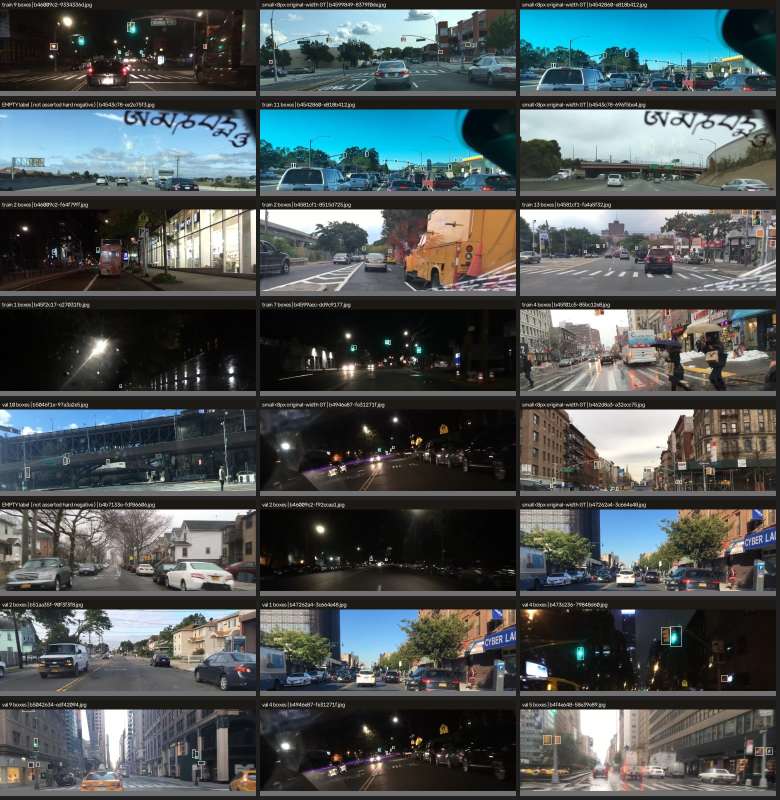
#> input picture research/b05l_specialist/reports/assets/B05L/dataset_audit_samples.jpg, 1560 x 1600 px (shown at 1/2 size)
$ python -i traffic_light_tracking.py   (imports and definitions only)
#> lines starting #> are read from the running program, lines starting #| are printed output that depends on the picture
"""B-05E low-rate traffic-light detection with tracked high-rate colour.

Detection supplies a physical light at ~1 Hz.  Between detections a small LK
optical-flow tracker updates the ROI on every real video frame, and the colour
classifier observes that tracked ROI.  The track does not pretend an old bbox
is a new detection: detection and colour have separate ages and TTLs.
"""
from __future__ import annotations

from dataclasses import dataclass
from typing import Any

import cv2
import numpy as np

from .traffic_light import TrafficLightState

DEFAULT_DETECTION_TTL_MS = 1200
DEFAULT_COLOR_TTL_MS = 500
CONFIRM_UPDATES = 2
MIN_TRACK_IOU = 0.30
MIN_CONFIDENCE = 0.25
COLOR_RATIO_THRESHOLD = 0.06


# [20 lines left out: functions _bbox, _iou, not called in this run]


@dataclass(frozen=True)
class LampColor:
    color: TrafficLightState
    confidence: float
    glow_ratio: float
    valid: bool


# [85 lines left out: functions classify_lamp_color, track_bbox_lk, not called in this run]


@dataclass
class TrafficLightTrack:
    track_id: int
    bbox: tuple[float, float, float, float]
    detection_confidence: float
    detection_frame_id: int
    detection_timestamp_ns: int
    color: TrafficLightState = TrafficLightState.UNKNOWN
    color_confidence: float = 0.0
    candidate: TrafficLightState = TrafficLightState.UNKNOWN
    candidate_count: int = 0
    color_frame_id: int = 0
    color_timestamp_ns: int = 0
    last_track_frame_id: int = 0
    track_valid: bool = True
    lost: bool = False

    # [21 lines left out: function observe_color, not called in this run]


class TrafficLightTracker:
    """Low-rate detection + per-frame ROI tracking + colour evidence.

    ``update_detections`` is called at Specialist cadence.  ``update_frame`` is
    called for every new real video frame.  Duplicate/out-of-order frame ids and
    generation changes never refresh age or colour evidence.
    """

    def __init__(self, detection_ttl_ms: int = DEFAULT_DETECTION_TTL_MS,
                 color_ttl_ms: int = DEFAULT_COLOR_TTL_MS,
                 confirm_updates: int = CONFIRM_UPDATES, ttl_ms: int | None = None):
        self.detection_ttl_ms = max(1, int(ttl_ms if ttl_ms is not None else detection_ttl_ms))
        self.color_ttl_ms = max(1, int(color_ttl_ms))
        self.confirm_updates = max(1, int(confirm_updates))
        self._tracks: list[TrafficLightTrack] = []
        self._next_id = 1
        self._last_frame_id = -1
        self._last_timestamp_ns = -1
        self._generation = None
        self._prev_gray = None
        self._prev_frame_id = -1

    # [7 lines left out: function reset, not called in this run]

    def _begin_frame(self, frame_id: int, timestamp_ns: int, generation) -> bool:
        if generation is not None and self._generation is not None and generation != self._generation:
            self.reset()
        self._generation = generation
        if frame_id <= self._last_frame_id or timestamp_ns <= self._last_timestamp_ns:
            return False
        self._last_frame_id = int(frame_id)
        self._last_timestamp_ns = int(timestamp_ns)
        return True

    # [7 lines left out: function _match, not called in this run]

    def _prune(self, timestamp_ns):
        cutoff = timestamp_ns - self.detection_ttl_ms * 1_000_000
        self._tracks = [t for t in self._tracks if t.detection_timestamp_ns >= cutoff]

    def _records(self, timestamp_ns):
        records = []
        for track in self._tracks:
            detection_age = max(0.0, (timestamp_ns - track.detection_timestamp_ns) / 1_000_000)
            color_age = ((timestamp_ns - track.color_timestamp_ns) / 1_000_000
                         if track.color_timestamp_ns else 1e9)
            color_valid = (track.track_valid and not track.lost
                           and track.color != TrafficLightState.UNKNOWN
                           and color_age <= self.color_ttl_ms)
            detection_valid = detection_age <= self.detection_ttl_ms and not track.lost
            records.append({
                "source_frame_id": track.last_track_frame_id or track.detection_frame_id,
                "timestamp_ns": int(track.color_timestamp_ns or track.detection_timestamp_ns),
                "bbox": [round(float(v), 3) for v in track.bbox],
                "confidence": round(float(track.detection_confidence), 4),
                "color": track.color.value,
                "color_confidence": round(float(track.color_confidence), 4),
                "valid": bool(color_valid),
                "track_valid": bool(track.track_valid and not track.lost),
                "color_valid": bool(color_valid),
                "ttl_ms": self.detection_ttl_ms,
                "color_ttl_ms": self.color_ttl_ms,
                "detection_frame_id": track.detection_frame_id,
                "color_frame_id": track.color_frame_id,
                "detection_age_ms": round(detection_age, 1),
                "color_age_ms": round(color_age, 1),
                "detection_valid": bool(detection_valid),
                "track_id": track.track_id,
            })
        return records

    # [43 lines left out: function update_detections, not called in this run]

    def update_frame(self, frame, *, source_id="", source_frame_id=0,
                     timestamp_ns=0, generation=None):
        if not self._begin_frame(source_frame_id, timestamp_ns, generation):
            return []
        gray = cv2.cvtColor(frame, cv2.COLOR_BGR2GRAY)
        for track in self._tracks:
            if track.last_track_frame_id == source_frame_id:
                continue
            shifted = track_bbox_lk(self._prev_gray, gray, track.bbox)
            if shifted is None:
                track.track_valid = False
                track.lost = True
                track.color = TrafficLightState.UNKNOWN
                track.color_confidence = 0.0
                track.candidate = TrafficLightState.UNKNOWN
                track.candidate_count = 0
                track.color_frame_id = 0
                track.color_timestamp_ns = 0
                continue
            track.bbox = shifted
            track.last_track_frame_id = int(source_frame_id)
            track.track_valid = True
            track.lost = False
            observation = classify_lamp_color(frame, shifted)
            track.observe_color(observation, source_frame_id, timestamp_ns, self.confirm_updates)
        self._prune(timestamp_ns)
        self._prev_gray = gray
        self._prev_frame_id = int(source_frame_id)
        return self._records(timestamp_ns)

    # [12 lines left out: functions current, update, not called in this run]

>>> import cv2
>>> picture = cv2.imread('../research/b05l_specialist/reports/assets/B05L/dataset_audit_samples.jpg')
#> picture is the input picture: shape (1600, 1560, 3); mean B, G, R 84.6, 83.9, 76.2
>>> result = TrafficLightTracker().update_frame(picture)
#> in update_frame, `gray = cv2.cvtColor(frame, cv2.COLOR_BGR2GRAY)`:
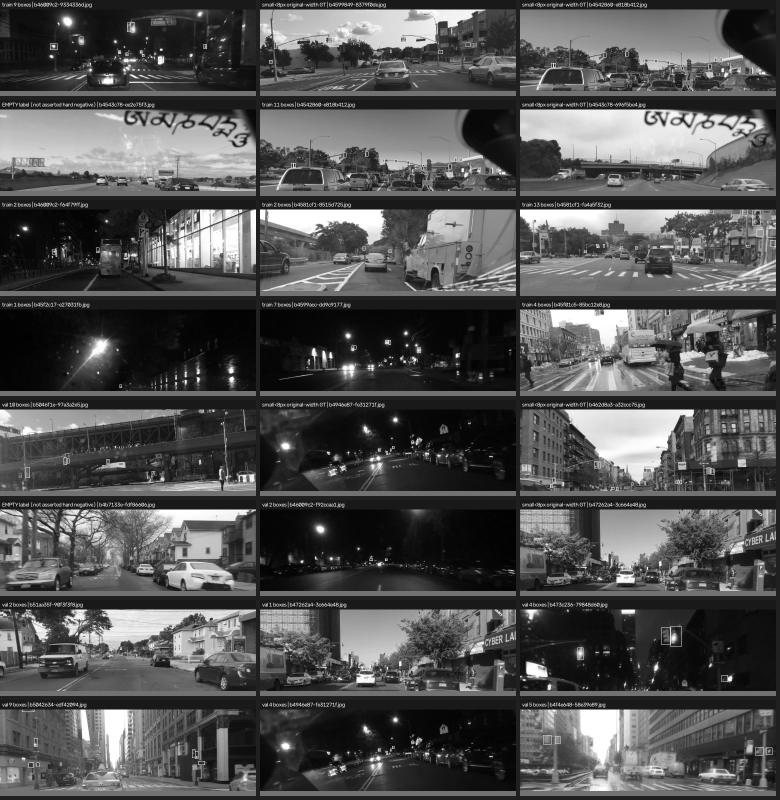
#> gray: shape (1600, 1560) (shown at 1/2 size); min 0, max 255, mean 81.7
#> result = []
